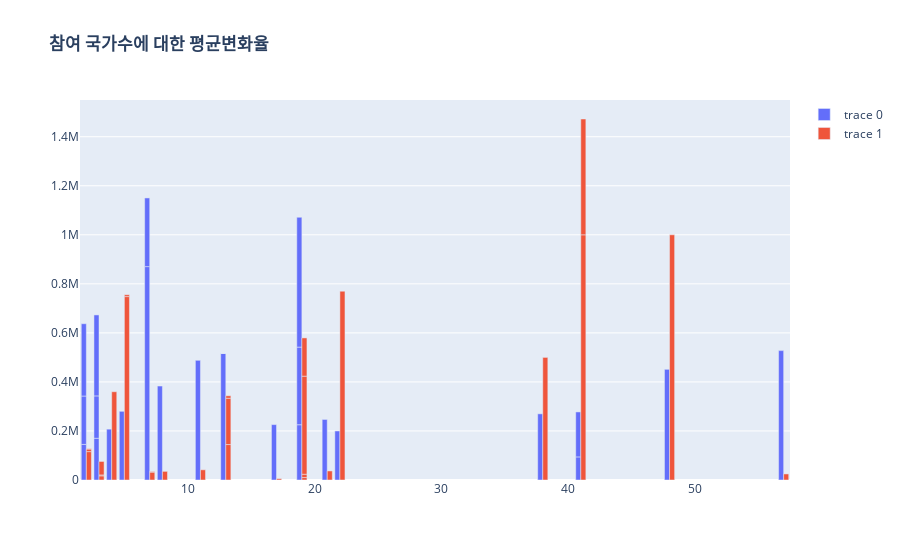

Source (notebook cell):
### Markdown cell above
## 참전국가수는 전쟁규모 및 평균변화율의 순위에 영향은 미치지 못한다.

### Code cell
fig = go.Figure()
fig.add_trace(go.Bar(y=ls_war_X2['Abs_sum']*10, x = ls_war_X2['Count_country']))
fig.add_trace(go.Bar(y=ls_war_X2['War_volume'], x = ls_war_X2['Count_country']))
fig.update_layout(title='<b> 참여 국가수에 대한 평균변화율')
fig.show();

### Figure 1 — Plotly figure (JSON) as saved in the notebook; plotly's stock layout.template omitted (floating-point values rounded to 4 significant figures)
{"data": [{"type": "bar", "x": [48, 2, 38, 41, 3, 7, 3, 3, 5, 2, 4, 8, 17, 7, 11, 19, 2, 21, 13, 19, 57, 22, 19, 41, 19, 5, 13, 13], "y": [451390, 145160, 269920, 94180, 170260, 870290, 172720, 330240, 281360, 197320, 207380, 383220, 225920, 280040, 488180, 0, 294880, 246950, 516820, 225420, 527650, 200010, 316660, 183420, 529340, 0, 0, 0]}, {"type": "bar", "x": [48, 2, 38, 41, 3, 7, 3, 3, 5, 2, 4, 8, 17, 7, 11, 19, 2, 21, 13, 19, 57, 22, 19, 41, 19, 5, 13, 13], "y": [1000000, 115800, 500000, 1000000, 17000, 32000, 3650, 55000, 748000, 10500, 360000, 35250, 5325, 2500, 41600, 10000, 1500, 37000, 144600, 13500, 24764, 770000, 400000, 472260, 156000, 7500, 188900, 10000]}], "layout": {"title": {"text": "<b> 참여 국가수에 대한 평균변화율"}}}
